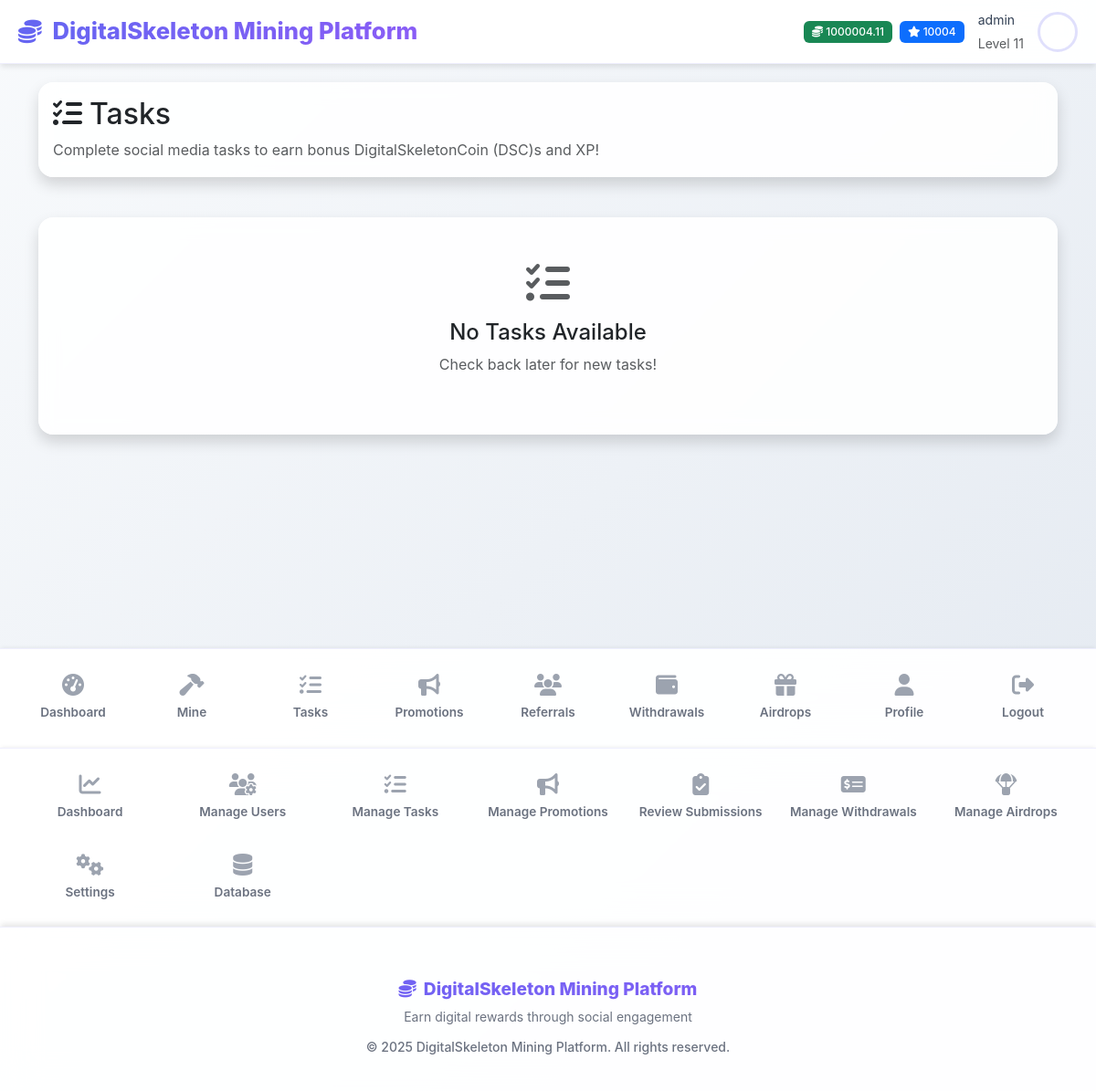
Page /tasks/ (signed in) on the committed database.
### models/settings.py (models this page shows, shortened)
class AppSettings(db.Model):
    id = db.Column(db.Integer, primary_key=True)
    app_name = db.Column(db.String(100), default='DigitalSkeletonCoin (DSC) Mining Platform')
    app_description = db.Column(db.Text, default='A gamified cryptocurrency mining platform')
    app_logo = db.Column(db.String(200))  # URL or path to logo
    primary_color = db.Column(db.String(7), default='#0d6efd')  # Bootstrap primary
    secondary_color = db.Column(db.String(7), default='#6c757d')  # Bootstrap secondary
    success_color = db.Column(db.String(7), default='#198754')  # Bootstrap success
    warning_color = db.Column(db.String(7), default='#ffc107')  # Bootstrap warning
    danger_color = db.Column(db.String(7), default='#dc3545')  # Bootstrap danger
    smtp_server = db.Column(db.String(100))
    smtp_port = db.Column(db.Integer, default=587)
    smtp_username = db.Column(db.String(100))
    smtp_password = db.Column(db.String(200))
    smtp_use_tls = db.Column(db.Boolean, default=True)
    smtp_from_email = db.Column(db.String(100))
    smtp_from_name = db.Column(db.String(100))
    contact_email = db.Column(db.String(100))
    support_email = db.Column(db.String(100))
    twitter_url = db.Column(db.String(200))
    telegram_url = db.Column(db.String(200))
    discord_url = db.Column(db.String(200))
    maintenance_mode = db.Column(db.Boolean, default=False)
    maintenance_message = db.Column(db.Text)
    max_upload_size = db.Column(db.Integer, default=5)  # MB
    session_timeout = db.Column(db.Integer, default=30)  # days
    updated_by = db.Column(db.Integer, db.ForeignKey('user.id'))
    updated_at = db.Column(db.DateTime, default=datetime.utcnow, onupdate=datetime.utcnow)
    @classmethod
    def get_settings(cls):
        settings = cls.query.first()
        if not settings:
            settings = cls()
            db.session.add(settings)
            db.session.commit()
        return settings

### models/user.py (models this page shows, shortened)
class User(UserMixin, db.Model):
    id = db.Column(db.Integer, primary_key=True)
    username = db.Column(db.String(64), unique=True, nullable=False)
    email = db.Column(db.String(120), unique=True, nullable=False)
    password_hash = db.Column(db.String(256))
    first_name = db.Column(db.String(64))
    last_name = db.Column(db.String(64))
    balance = db.Column(db.Float, default=0.0)
    xp = db.Column(db.Integer, default=0)
    level = db.Column(db.Integer, default=1)
    mining_power = db.Column(db.Float, default=1.0)
    is_active = db.Column(db.Boolean, default=True)
    is_admin = db.Column(db.Boolean, default=False)
    email_verified = db.Column(db.Boolean, default=True)  # Auto-verified, no verification needed
    created_at = db.Column(db.DateTime, default=datetime.utcnow)
    last_login = db.Column(db.DateTime)
    last_mining = db.Column(db.DateTime)
    daily_mission_date = db.Column(db.Date)
    daily_missions_completed = db.Column(db.Integer, default=0)
    referral_code = db.Column(db.String(16), unique=True)
    referred_by = db.Column(db.Integer, db.ForeignKey('user.id'))
    wallet_address = db.Column(db.String(200))
    wallet_type = db.Column(db.String(50))  # 'paypal', 'bank', 'crypto'
    profile_image = db.Column(db.String(255))  # path to profile image
    mining_sessions = db.relationship('MiningSession', backref='user', lazy='dynamic')
    task_completions = db.relationship('TaskCompletion', foreign_keys='TaskCompletion.user_id', backref='user', lazy='dynamic')
    task_reviews = db.relationship('TaskCompletion', foreign_keys='TaskCompletion.reviewed_by', backref='task_reviewer', lazy='dynamic')
    withdrawals = db.relationship('Withdrawal', foreign_keys='Withdrawal.user_id', backref='user', lazy='dynamic')
    withdrawal_reviews = db.relationship('Withdrawal', foreign_keys='Withdrawal.reviewed_by', backref='withdrawal_reviewer', lazy='dynamic')
    airdrop_participations = db.relationship('AirdropParticipation', backref='user', lazy='dynamic')
    def get_profile_image_url(self):
        if self.profile_image:
            if self.profile_image.startswith('default-avatar-'):
                return f"/static/images/{self.profile_image}"
            else:
                return f"/static/uploads/profiles/{self.profile_image}"
        return "/static/images/default-avatar.svg"
    @property
    def profile_image_url(self):
        return self.get_profile_image_url()

### core/tasks.py (the view)
@tasks_bp.route('/')
@login_required
def tasks_page():
    completed_task_ids = [tc.task_id for tc in TaskCompletion.query.filter_by(user_id=current_user.id).all()]
    available_tasks = Task.query.filter(
        ~Task.id.in_(completed_task_ids),
        Task.is_active == True
    ).all()
    available_tasks = [task for task in available_tasks if task.is_available]
    user_completions = TaskCompletion.query.filter_by(user_id=current_user.id).order_by(TaskCompletion.submitted_at.desc()).all()
    return render_template('tasks.html',
                         available_tasks=available_tasks,
                         user_completions=user_completions)

### templates/tasks.html (shortened to what this page needs)
{% extends "base.html" %}
{% block content %}
<div class="container">
    <div class="row mb-4">
        <div class="col-12">
            <div class="card border-0 shadow">
                <div class="card-body">
                    <h2><i class="fas fa-tasks me-2"></i>Tasks</h2>
                    <p class="text-muted mb-0">Complete social media tasks to earn bonus DigitalSkeletonCoin (DSC)s and XP!</p>
                </div>
            </div>
        </div>
    </div>
    {% if available_tasks %}
    <div class="row mb-4">
        <div class="col-12">
            <div class="card border-0 shadow">
                <div class="card-header bg-transparent">
                    <h5 class="card-title mb-0">
                        <i class="fas fa-star text-warning me-2"></i>Available Tasks
                    </h5>
                </div>
                <div class="card-body">
                    <div class="row g-4">
                        {% for task in available_tasks %}
                        <div class="col-md-6 col-lg-4">
                            <div class="card border h-100">
                                <div class="card-body">
                                    <div class="d-flex align-items-start mb-3">
                                        <div class="me-3">
                                            <i class="fab fa-{{ task.platform }} text-primary" style="font-size: 1.5rem;"></i>
                                        </div>
                                        <div class="flex-grow-1">
                                            <h6 class="card-title mb-1">{{ task.title }}</h6>
                                            <small class="text-muted">{{ task.platform.title() }} • {{ task.task_type.title() }}</small>
                                        </div>
                                    </div>
                                    {% if task.description %}
                                    <p class="card-text small">{{ task.description[:100] }}{% if task.description|length > 100 %}...{% endif %}</p>
                                    {% endif %}
                                    <div class="mb-3">
                                        <span class="badge bg-warning me-2">
                                            <i class="fas fa-coins me-1"></i>{{ task.coin_reward }} coins
                                        </span>
                                        {% if task.xp_reward > 0 %}
                                        <span class="badge bg-info">
                                            <i class="fas fa-star me-1"></i>{{ task.xp_reward }} XP
                                        </span>
                                        {% endif %}
                                    </div>
                                    {% if task.max_completions %}
                                    <div class="mb-3">
                                        <small class="text-muted">
                                            {{ task.current_completions }} / {{ task.max_completions }} completed
                                        </small>
                                        <div class="progress progress-sm">
                                            <div class="progress-bar" role="progressbar"
                                                 style="width: {{ (task.current_completions / task.max_completions * 100) }}%"></div>
                                        </div>
                                    </div>
                                    {% endif %}
                                    <div class="d-grid">
                                        <a href="{{ url_for('tasks.complete_task', task_id=task.id) }}"
                                           class="btn btn-primary">
                                            <i class="fas fa-play me-1"></i>Start Task
                                        </a>
                                    </div>
                                </div>
                            </div>
                        </div>
                        {% endfor %}
                    </div>
                </div>
            </div>
        </div>
    </div>
    {% else %}
    <div class="row mb-4">
        <div class="col-12">
            <div class="card border-0 shadow">
                <div class="card-body text-center py-5">
                    <i class="fas fa-tasks text-muted mb-3" style="font-size: 3rem;"></i>
                    <h4>No Tasks Available</h4>
                    <p class="text-muted">Check back later for new tasks!</p>
                </div>
            </div>
        </div>
    </div>
    {% endif %}
</div>
{% endblock %}

### templates/base.html (shortened to what this page needs)
<!DOCTYPE html>
<html lang="en" data-bs-theme="light">
<head>
    <link href="https://cdn.jsdelivr.net/npm/bootstrap@5.3.0/dist/css/bootstrap.min.css" rel="stylesheet">
    <link rel="stylesheet" href="https://cdnjs.cloudflare.com/ajax/libs/font-awesome/6.4.0/css/all.min.css">
    <link rel="stylesheet" href="{{ url_for('static', filename='css/style.css') }}">
</head>
<body>
    <header class="app-header">
        <a href="{{ url_for('index') }}" class="brand">
            <i class="fas fa-coins"></i>
            {{ app_settings.app_name }}
        </a>
        {% if current_user.is_authenticated %}
        <div class="user-info">
            <div class="d-flex align-items-center gap-2">
                <span class="badge bg-success">
                    <i class="fas fa-coins"></i> {{ "%.2f"|format(current_user.balance) }}
                </span>
                <span class="badge bg-primary">
                    <i class="fas fa-star"></i> {{ current_user.xp }}
                </span>
            </div>
            <div class="username d-none d-md-block">
                <small>{{ current_user.username }}</small><br>
                <small class="text-muted">Level {{ current_user.level }}</small>
            </div>
            <img src="{{ current_user.profile_image_url }}"
                 alt="Profile" class="user-avatar">
        </div>
        {% endif %}
    </header>
    <main class="main-content">
        <div class="container-fluid">
            {% block content %}{% endblock %}
        </div>
    </main>
    {% if current_user.is_authenticated %}
    <nav class="user-nav">
        <div class="user-nav-grid">
            <a class="user-nav-item" href="{{ url_for('dashboard') }}">
                <i class="fas fa-tachometer-alt"></i>
                <span>Dashboard</span>
            </a>
            <a class="user-nav-item" href="{{ url_for('mining.mining_page') }}">
                <i class="fas fa-hammer"></i>
                <span>Mine</span>
            </a>
            <a class="user-nav-item" href="{{ url_for('tasks.tasks_page') }}">
                <i class="fas fa-tasks"></i>
                <span>Tasks</span>
            </a>
            <a class="user-nav-item" href="{{ url_for('promotions.promotions_dashboard') }}">
                <i class="fas fa-bullhorn"></i>
                <span>Promotions</span>
            </a>
            <a class="user-nav-item" href="{{ url_for('referrals') }}">
                <i class="fas fa-users"></i>
                <span>Referrals</span>
            </a>
            <a class="user-nav-item" href="{{ url_for('withdrawals') }}">
                <i class="fas fa-wallet"></i>
                <span>Withdrawals</span>
            </a>
            <a class="user-nav-item" href="{{ url_for('airdrops') }}">
                <i class="fas fa-gift"></i>
                <span>Airdrops</span>
            </a>
            <a class="user-nav-item" href="{{ url_for('profile') }}">
                <i class="fas fa-user"></i>
                <span>Profile</span>
            </a>
            <a class="user-nav-item" href="{{ url_for('auth.logout') }}">
                <i class="fas fa-sign-out-alt"></i>
                <span>Logout</span>
            </a>
        </div>
    </nav>
    {% endif %}
    {% if current_user.is_authenticated and current_user.is_admin %}
    <nav class="admin-nav">
        <div class="admin-nav-grid">
            <a class="admin-nav-item" href="{{ url_for('admin.dashboard') }}">
                <i class="fas fa-chart-line"></i>
                <span>Dashboard</span>
            </a>
            <a class="admin-nav-item" href="{{ url_for('admin.users') }}">
                <i class="fas fa-users-cog"></i>
                <span>Manage Users</span>
            </a>
            <a class="admin-nav-item" href="{{ url_for('admin.tasks') }}">
                <i class="fas fa-list-check"></i>
                <span>Manage Tasks</span>
            </a>
            <a class="admin-nav-item" href="{{ url_for('promotions.admin_promotions') }}">
                <i class="fas fa-bullhorn"></i>
                <span>Manage Promotions</span>
            </a>
            <a class="admin-nav-item" href="{{ url_for('admin.task_completions') }}">
                <i class="fas fa-clipboard-check"></i>
                <span>Review Submissions</span>
            </a>
            <a class="admin-nav-item" href="{{ url_for('admin.withdrawals') }}">
                <i class="fas fa-money-check-alt"></i>
                <span>Manage Withdrawals</span>
            </a>
            <a class="admin-nav-item" href="{{ url_for('admin.airdrops') }}">
                <i class="fas fa-parachute-box"></i>
                <span>Manage Airdrops</span>
            </a>
            <a class="admin-nav-item" href="{{ url_for('admin.settings') }}">
                <i class="fas fa-cogs"></i>
                <span>Settings</span>
            </a>
            <a class="admin-nav-item" href="{{ url_for('admin.database_management') }}">
                <i class="fas fa-database"></i>
                <span>Database</span>
            </a>
        </div>
    </nav>
    {% endif %}
    <footer class="app-footer">
        <div class="container text-center py-3">
            <h6 class="text-primary mb-2">
                <i class="fas fa-coins me-2"></i>{{ app_settings.app_name }}
            </h6>
            <p class="text-muted small mb-2">
                Earn digital rewards through social engagement
            </p>
            <small class="text-muted">
                &copy; 2025 {{ app_settings.app_name }}. All rights reserved.
            </small>
        </div>
    </footer>
</body>
</html>

### rows in the picture
AppSettings: app_name "DigitalSkeleton Mining Platform"
User: balance "1000004.11", xp "10004", username "admin", level "11", profile_image_url (placeholder picture)
